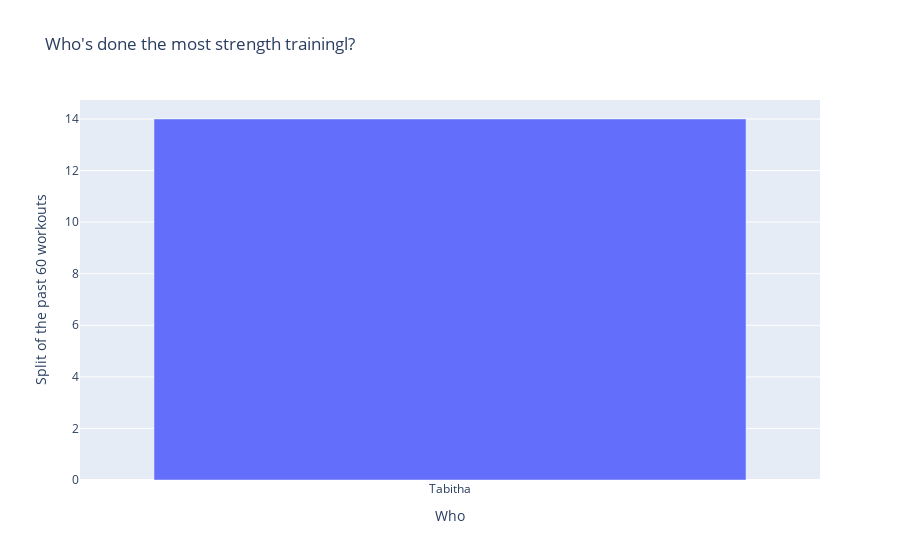

Notebook cell for this chart:
### Code cell
# third chart - whos been doing the most strength training ?

type = ["WeightTraining", "Workout"]
df_workouts = df_club[df_club.type.isin(type)]
df_workouts.head()

who_counts = df_workouts['who'].value_counts()
who_vals = []
for i in who_counts.items():
    who_vals.append(i[0])

graph_three = []    
graph_three.append(
    go.Bar(
        x = who_vals,
        y = who_counts
    )
)

layout_three = dict(title = "Who's done the most strength trainingl?",
                  xaxis = dict(title = 'Who'),
                  yaxis = dict(title = 'Split of the past 60 workouts'),
                 )

go.Figure(data = graph_three, 
         layout = layout_three)

### Figure 1 — Plotly figure (JSON) as saved in the notebook; plotly's stock layout.template omitted (floating-point values rounded to 4 significant figures)
{"data": [{"type": "bar", "x": ["Tabitha"], "y": [14]}], "layout": {"title": {"text": "Who's done the most strength trainingl?"}, "xaxis": {"title": {"text": "Who"}}, "yaxis": {"title": {"text": "Split of the past 60 workouts"}}}}
